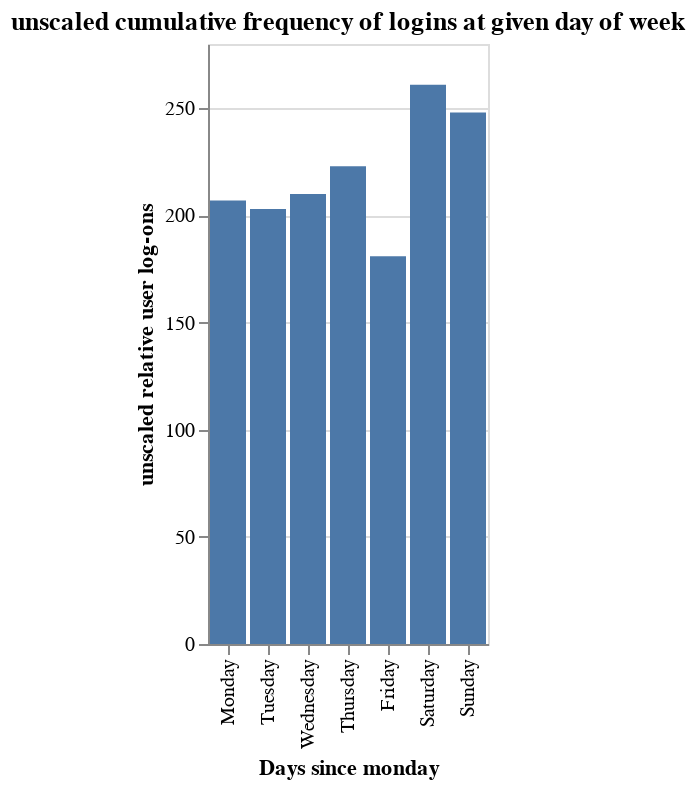

The notebook cell this image was saved under:
### Markdown cell above
# change !!! DELETE THIS, BUT PUT COMMEINT IN CODE CELL BELOW BRIEFLY EXPLAINING WHAT VISUALIZATION IS, like they do in worksheets and shit (graph below, not above)
!!! capitalize title -- capitalize Monday

### Code cell
days = alt.Chart(sessions_df).mark_bar().encode(
    x=alt.X("start_weekday_name:O",sort=day_labels,title="Days since monday"),
    y=alt.Y("count()",title="unscaled relative user log-ons")
).properties(
    title="unscaled cumulative frequency of logins at given day of week"
)
days

### Figure 1 — Vega specification as saved in the notebook (floating-point values rounded to 4 significant figures)
{"$schema": "https://vega.github.io/schema/vega/v5.json", "data": [{"name": "source_0"}, {"name": "data_0", "values": [{"__count": 248, "start_weekday_name": "Sunday"}, {"__count": 207, "start_weekday_name": "Monday"}, {"__count": 223, "start_weekday_name": "Thursday"}, {"__count": 261, "start_weekday_name": "Saturday"}, {"__count": 181, "start_weekday_name": "Friday"}, {"__count": 210, "start_weekday_name": "Wednesday"}, {"__count": 203, "start_weekday_name": "Tuesday"}]}, {"name": "source_0_x_domain_start_weekday_name", "values": [{"sort_field": 6.0, "start_weekday_name": "Sunday"}, {"sort_field": 0.0, "start_weekday_name": "Monday"}, {"sort_field": 3.0, "start_weekday_name": "Thursday"}, {"sort_field": 5.0, "start_weekday_name": "Saturday"}, {"sort_field": 4.0, "start_weekday_name": "Friday"}, {"sort_field": 2.0, "start_weekday_name": "Wednesday"}, {"sort_field": 1.0, "start_weekday_name": "Tuesday"}]}, {"name": "data_0_y_domain___count", "values": [{"min": 181, "max": 261}]}], "signals": [{"name": "x_step", "value": 20}, {"name": "width", "update": "bandspace(domain('x').length, 0.1, 0.05) * x_step"}], "marks": [{"type": "rect", "name": "marks", "from": {"data": "data_0"}, "encode": {"update": {"y": {"field": "__count", "scale": "y"}, "width": {"signal": "max(0.25, bandwidth('x'))"}, "fill": {"value": "#4c78a8"}, "y2": {"value": 0, "scale": "y"}, "x": {"field": "start_weekday_name", "scale": "x"}}}, "style": ["bar"]}], "scales": [{"name": "x", "type": "band", "domain": {"data": "source_0_x_domain_start_weekday_name", "field": "start_weekday_name", "sort": {"op": "max", "field": "sort_field"}}, "range": {"step": {"signal": "x_step"}}, "paddingOuter": 0.05, "paddingInner": 0.1}, {"name": "y", "type": "linear", "domain": [{"signal": "(data(\"data_0_y_domain___count\")[0] || {}).min"}, {"signal": "(data(\"data_0_y_domain___count\")[0] || {}).max"}], "range": [{"signal": "height"}, 0], "nice": true, "zero": true}], "axes": [{"scale": "y", "aria": false, "orient": "left", "grid": true, "tickCount": {"signal": "ceil(height/40)"}, "labels": false, "minExtent": 0, "domain": false, "gridScale": "x", "zindex": 0, "ticks": false, "maxExtent": 0}, {"scale": "x", "orient": "bottom", "labelAlign": "right", "title": "Days since monday", "labelAngle": 270, "labelBaseline": "middle", "grid": false, "zindex": 0}, {"scale": "y", "labelOverlap": true, "title": "unscaled relative user log-ons", "tickCount": {"signal": "ceil(height/40)"}, "orient": "left", "grid": false, "zindex": 0}], "title": {"text": "unscaled cumulative frequency of logins at given day of week", "frame": "group"}, "height": 300, "background": "white", "padding": 5, "style": "cell"}
